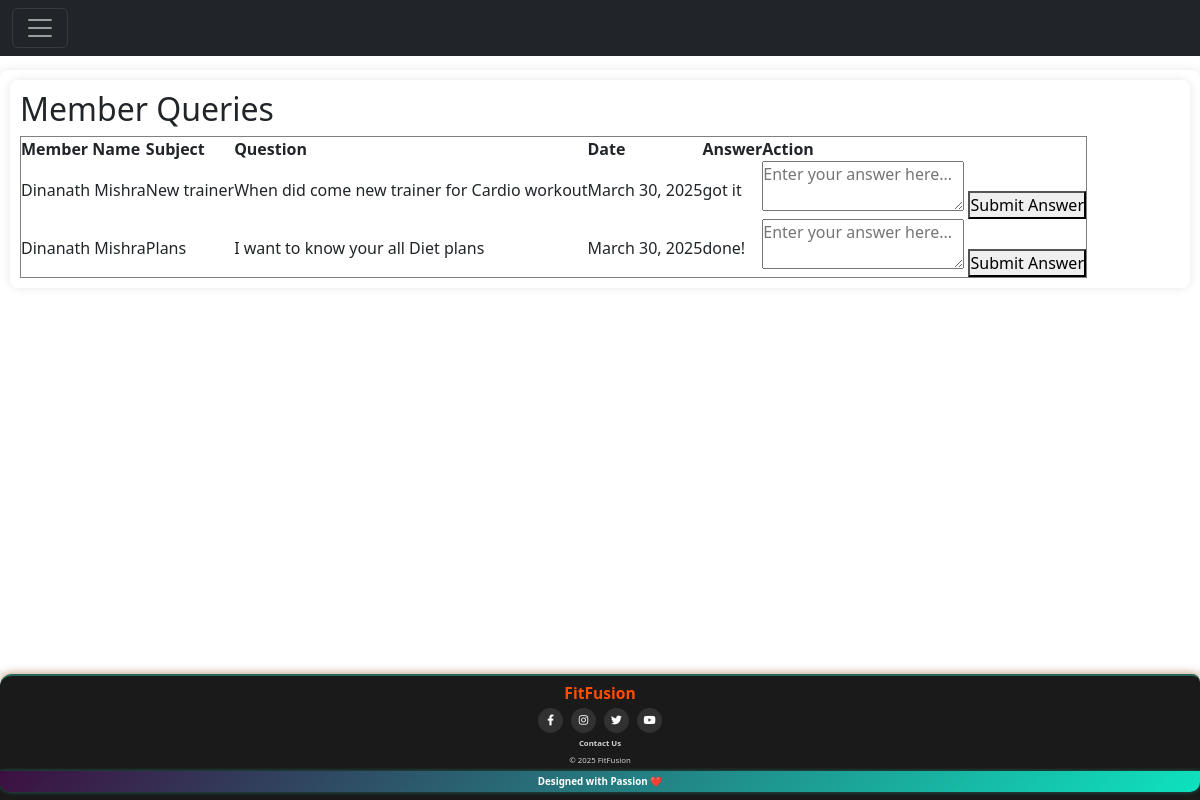
/query_handel/ (signed in), run on the app's committed database.
### gym/models.py (models this page shows, shortened)
class QueryDoubt(models.Model):
    member = models.ForeignKey(Member,on_delete=models.CASCADE, default="")
    name = models.CharField(max_length=100)
    subject = models.CharField(max_length=100)
    email = models.EmailField(max_length=100)
    question = models.TextField(max_length=200)
    question_date = models.DateField(default=timezone.now)
    answer = models.TextField(default="")
    answer_date = models.DateField(default=None, blank=True, null=True)

class Member(models.Model):
    member_id = models.CharField(max_length=45, primary_key=True)
    password = models.CharField(max_length=50)
    name = models.CharField(max_length=100)
    phone = models.CharField(max_length=10)
    email = models.CharField(max_length=100, unique=True)
    gender = models.CharField(max_length=10, choices=[('male', 'Male'), ('female', 'Female'), ('other', 'Other')])
    state = models.CharField(max_length=30, null=True, blank=True)
    city = models.CharField(max_length=20)
    address = models.TextField(max_length=100)
    date_joined = models.DateTimeField(auto_now_add=True)
    profile_picture = models.ImageField(upload_to="gym/member", blank=True, null=True)
    gym = models.ForeignKey(Gym, on_delete=models.SET_NULL, related_name='members', null=True, blank=True)
    payment = models.BooleanField(default=True)  # Membership Payment Status

### gym/gym_views.py (the view, shortened to what this page needs)
# urls.py: path('query_handel/',gym_views.query_handel,name="query_handel"),
def query_handel(request):
    if request.method=="GET":
        if 'session_key' not in request.session:
            return redirect("gym_login")
        else:
            id= request.session['session_key']
            owner_gym = Gym.objects.get(gym_id=id)
            query_list = QueryDoubt.objects.filter(member__gym=owner_gym)
            context = {'query_key' : query_list,}
            return render(request , 'gym/gym/query_ans.html',context)

### gym/templates/gym/gym/query_ans.html (shortened to what this page needs)
{% extends "gym/gym/gym_base.html" %}
{% block content %}
<div class="main-body">
    <h2>Member Queries</h2>
    <table border="1">
        <thead>
            <tr>
                <th>Member Name</th>
                <th>Subject</th>
                <th>Question</th>
                <th>Date</th>
                <th>Answer</th>
                <th>Action</th>
            </tr>
        </thead>
        <tbody>
            {% for query in query_key %}
            <tr>
                <td>{{ query.member.name }}</td>
                <td>{{ query.subject }}</td>
                <td>{{ query.question }}</td>
                <td>{{ query.question_date }}</td>
                <td>{{ query.answer|default:"Not answered yet" }}</td>
                <td>
                    <form method="POST">
                        <textarea name="answer" required placeholder="Enter your answer here..."></textarea>
                        <button type="submit">Submit Answer</button>
                    </form>
                </td>
            </tr>
            {% empty %}
            <tr>
                <td colspan="5">No queries available.</td>
            </tr>
            {% endfor %}
        </tbody>
    </table>
</div>
{% endblock %}

### gym/static/gym/CSS/fit_fusion.css (style rules this page uses)
* { margin: 0; padding: 0; box-sizing: border-box; }
body { font-family: Arial, sans-serif; background-color: #f5f5f5; color: #333; line-height: 1.6; display: flex; flex-direction: column; min-height: 100vh; }
.main-body { width: 100%; margin: auto; flex: 1; background: white; padding: 10px; border-radius: 8px; box-shadow: 0 0 10px rgba(0, 0, 0, 0.1); }
h1, h2, h3 { color: #222; margin-bottom: 15px; }
body::before { content: ""; display: block; height: 70px; }

### data on the page
QueryDoubt: member.name "Dinanath Mishra", subject "New trainer", question "When did come new trainer for Cardio workout", question_date "March 30, 2025", answer "got it"
QueryDoubt: member.name "Dinanath Mishra", subject "Plans", question "I want to know your all Diet plans", question_date "March 30, 2025", answer "done!"
